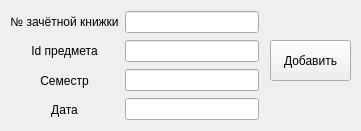
<?xml version="1.0" encoding="UTF-8"?>
<ui version="4.0">
 <class>addDebtForm</class>
 <widget class="QWidget" name="addDebtForm">
  <property name="geometry">
   <rect>
    <x>0</x>
    <y>0</y>
    <width>361</width>
    <height>131</height>
   </rect>
  </property>
  <property name="windowTitle">
   <string>Добавление долга</string>
  </property>
  <widget class="QWidget" name="layoutWidget">
   <property name="geometry">
    <rect>
     <x>10</x>
     <y>10</y>
     <width>249</width>
     <height>111</height>
    </rect>
   </property>
   <layout class="QHBoxLayout" name="horizontalLayout">
    <item>
     <layout class="QVBoxLayout" name="verticalLayout">
      <item>
       <widget class="QLabel" name="label_gradebook">
        <property name="sizePolicy">
         <sizepolicy hsizetype="Minimum" vsizetype="Minimum">
          <horstretch>0</horstretch>
          <verstretch>0</verstretch>
         </sizepolicy>
        </property>
        <property name="text">
         <string>№ зачётной книжки</string>
        </property>
        <property name="alignment">
         <set>Qt::AlignCenter</set>
        </property>
       </widget>
      </item>
      <item>
       <widget class="QLabel" name="label_id_subject">
        <property name="sizePolicy">
         <sizepolicy hsizetype="Minimum" vsizetype="Minimum">
          <horstretch>0</horstretch>
          <verstretch>0</verstretch>
         </sizepolicy>
        </property>
        <property name="text">
         <string>Id предмета</string>
        </property>
        <property name="alignment">
         <set>Qt::AlignCenter</set>
        </property>
       </widget>
      </item>
      <item>
       <widget class="QLabel" name="label_semester">
        <property name="sizePolicy">
         <sizepolicy hsizetype="Minimum" vsizetype="Minimum">
          <horstretch>0</horstretch>
          <verstretch>0</verstretch>
         </sizepolicy>
        </property>
        <property name="text">
         <string>Семестр</string>
        </property>
        <property name="alignment">
         <set>Qt::AlignCenter</set>
        </property>
       </widget>
      </item>
      <item>
       <widget class="QLabel" name="label_date">
        <property name="sizePolicy">
         <sizepolicy hsizetype="Minimum" vsizetype="Minimum">
          <horstretch>0</horstretch>
          <verstretch>0</verstretch>
         </sizepolicy>
        </property>
        <property name="text">
         <string>Дата</string>
        </property>
        <property name="alignment">
         <set>Qt::AlignCenter</set>
        </property>
       </widget>
      </item>
     </layout>
    </item>
    <item>
     <layout class="QVBoxLayout" name="verticalLayout_2">
      <item>
       <widget class="QLineEdit" name="lineEditGradebook"/>
      </item>
      <item>
       <widget class="QLineEdit" name="lineEditIdSubject"/>
      </item>
      <item>
       <widget class="QLineEdit" name="lineEditSemester"/>
      </item>
      <item>
       <widget class="QLineEdit" name="lineEditDate"/>
      </item>
     </layout>
    </item>
   </layout>
  </widget>
  <widget class="QPushButton" name="pushButtonAddDebt">
   <property name="geometry">
    <rect>
     <x>270</x>
     <y>40</y>
     <width>81</width>
     <height>41</height>
    </rect>
   </property>
   <property name="text">
    <string>Добавить</string>
   </property>
  </widget>
 </widget>
 <resources/>
 <connections/>
</ui>
